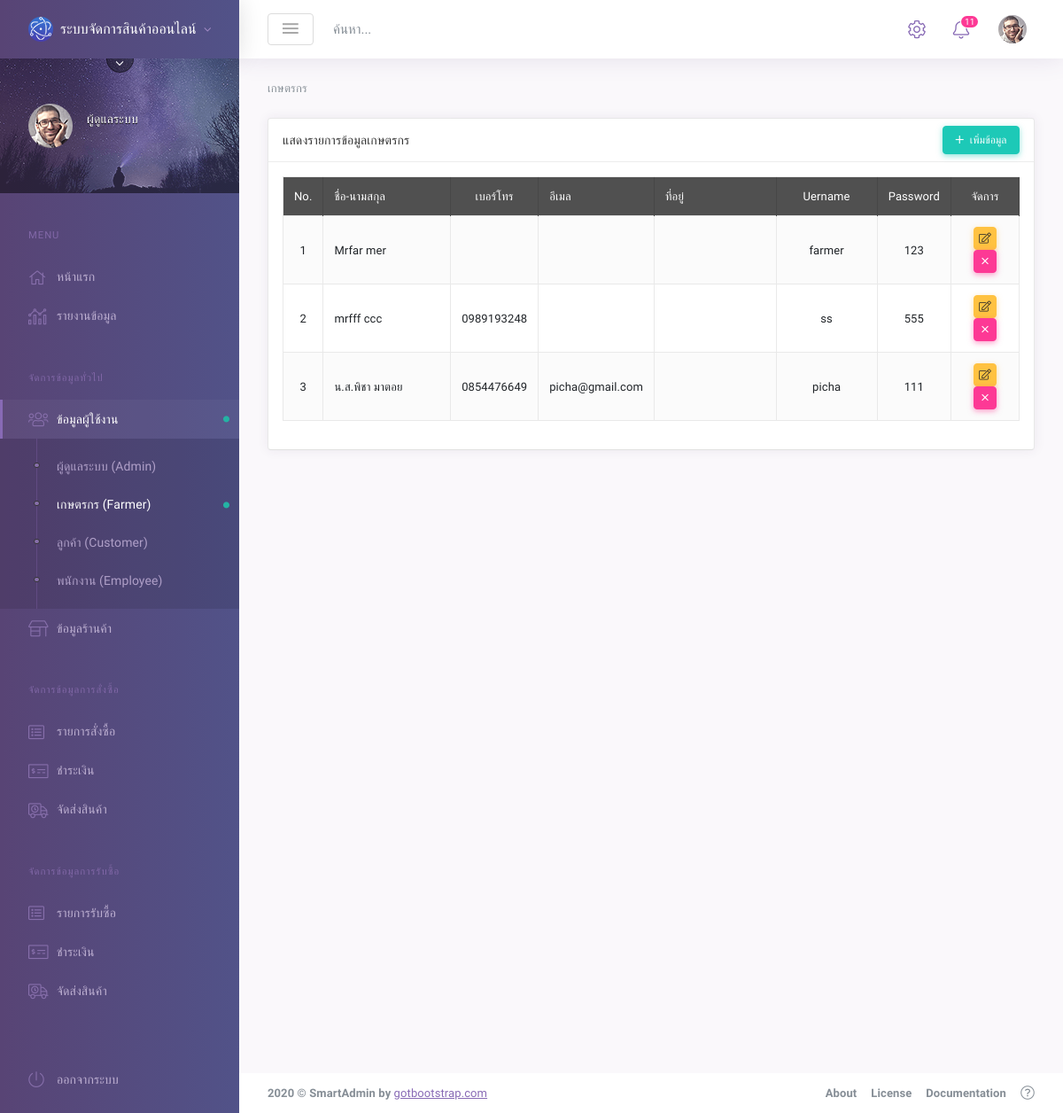
The app's page /role_admin/account.php?account&status=1, older data.
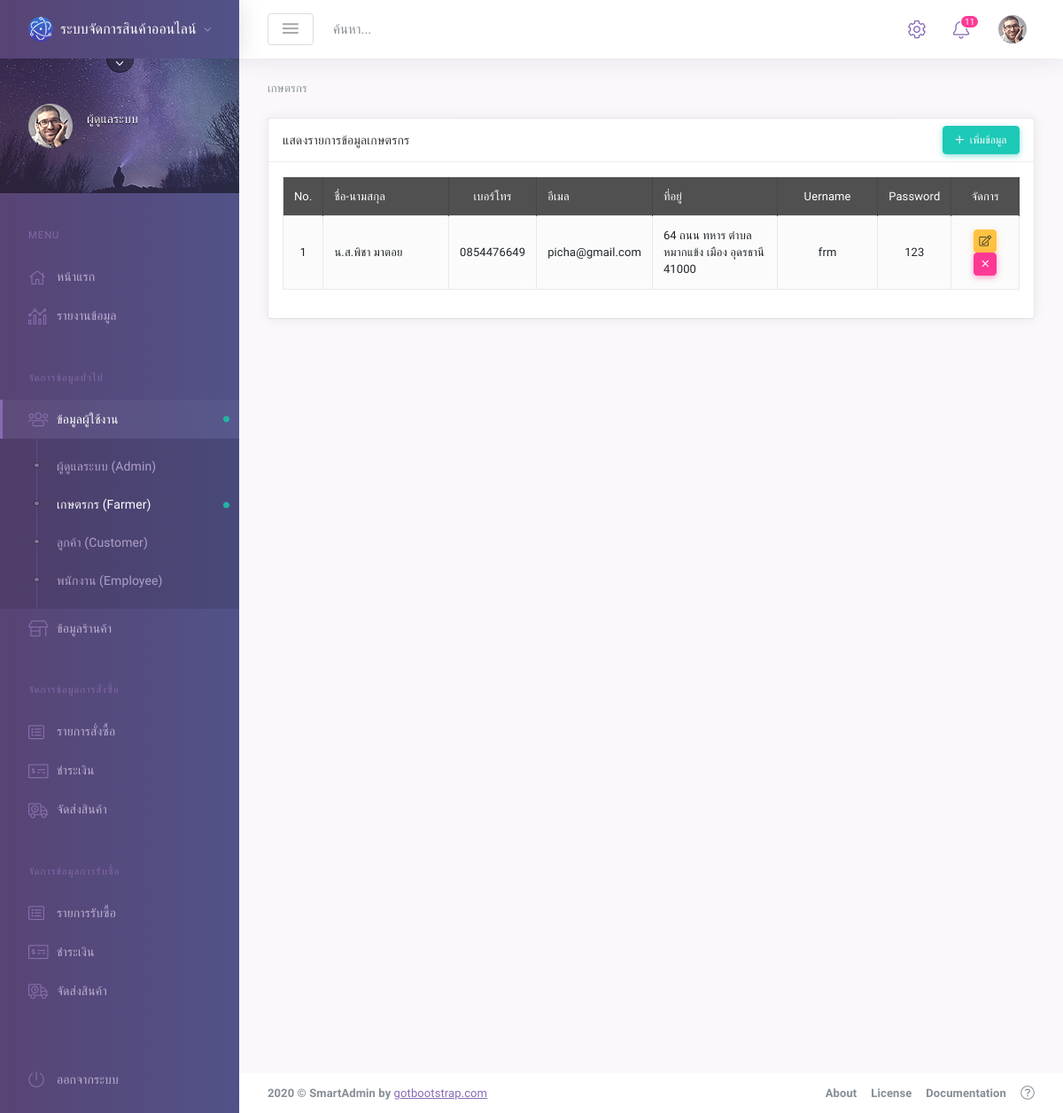
The same page, newer data.
### tables this page shows
CREATE TABLE `account` (
  `id` int(11) NOT NULL COMMENT 'รหัส',
  `phone` varchar(10) NOT NULL COMMENT 'เบอร์โทร',
  `user` varchar(50) NOT NULL COMMENT 'username',
  `pass` varchar(50) NOT NULL COMMENT 'password',
  `status` int(11) DEFAULT NULL COMMENT 'สถานะ 0=admin 1=เกษตกร 2=ลูกค้า',
  `pkname` varchar(50) DEFAULT NULL COMMENT 'คำนำหน้า',
  `fname` varchar(250) DEFAULT NULL COMMENT 'ชื่อ',
  `lname` varchar(250) DEFAULT NULL COMMENT 'นามสกุล',
  `email` varchar(250) DEFAULT NULL COMMENT 'อีเมล',
  `address` varchar(2500) DEFAULT NULL COMMENT 'ที่อยู่',
  `save_time` timestamp NOT NULL DEFAULT current_timestamp() COMMENT 'เวลาบันทึก'
);

### role_admin/include/active.inc.php (called while the page is built, shortened)
<?php
if (isset($_GET['account'])) {
    $account = 'active';
    if ($_GET['status'] === '0') {
        $status0 = 'active';
    } else if ($_GET['status'] === '1') {
        $status1 = 'active';
    } else if ($_GET['status'] === '2') {
        $status2 = 'active';
    } else {
        $status3 = 'active';
    }
}

### role_admin/account.php (the view, shortened to what this page needs)
<?php
require_once('../database/condb.inc.php');
$check_status = $_GET['status'];
if ($check_status == 0) {
    $show_name = 'ผู้ดูแลระบบ';
} else if ($check_status == 1) {
    $show_name = 'เกษตรกร';
} else if ($check_status == 2) {
    $show_name = 'ลูกค้า';
} else if ($check_status == 3) {
    $show_name = 'พนักงาน';
} else {
    $show_name = 'เกิดข้อผิดพลาด';
}
$select = $conn->prepare("SELECT * FROM account WHERE status=? ORDER BY id ASC");
$select->bindParam(1, $check_status);
$select->execute();
?>
<!DOCTYPE html>
<html lang="en">
<head>
    <link id="vendorsbundle" rel="stylesheet" media="screen, print" href="../assets/dist/css/vendors.bundle.css">
    <link id="appbundle" rel="stylesheet" media="screen, print" href="../assets/dist/css/app.bundle.css">
    <link id="mytheme" rel="stylesheet" media="screen, print" href="#">
    <link id="myskin" rel="stylesheet" media="screen, print" href="../assets/dist/css/skins/skin-master.css">
    <link rel="stylesheet" media="screen, print" href="../assets/dist/css/datagrid/datatables/datatables.bundle.css">
    <link rel="stylesheet" href="include/style.css">
</head>
<body class="mod-bg-1 mod-nav-link ">
    <div class="page-wrapper">
        <div class="page-inner">
            <?php include('include/menu_left.inc.php'); ?>
            <div class="page-content-wrapper">
                <?php include('include/menu_top.inc.php'); ?>
                <main id="js-page-content" role="main" class="page-content">
                    <ol class="breadcrumb page-breadcrumb">
                        <li class="breadcrumb-item active"> <?= $show_name; ?> </li>
                    </ol>
                    <div class="row">
                        <div class="col-xl-12">
                            <div id="panel-1" class="panel">
                                <div class="panel-hdr">
                                    <h2>
                                        แสดงรายการข้อมูล<?= $show_name; ?>
                                    </h2>
                                    <div class="panel-toolbar">
                                        <button type="button" class="btn btn-sm btn-success waves-effect waves-themed" data-toggle="modal" data-target="#add-modal"><span class="fal fa-plus mr-1"></span> เพิ่มข้อมูล</button>
                                    </div>
                                </div>
                                <div class="panel-container show">
                                    <div class="panel-content">
                                        <table id="dt-basic-example" class="table table-bordered table-hover table-striped w-100">
                                            <thead class="bg-dark text-white">
                                                <tr>
                                                    <th style="width:5%; text-align: center; vertical-align: middle;">No.</th>
                                                    <th style="width:20%; vertical-align: middle;">ชื่อ-นามสกุล</th>
                                                    <th style="width:10%; text-align: center; vertical-align: middle;">เบอร์โทร</th>
                                                    <th style="width:10%; vertical-align: middle;">อีเมล</th>
                                                    <th style="width:20%; vertical-align: middle;">ที่อยู่</th>
                                                    <th style="width:15%; text-align: center; vertical-align: middle;">Uername</th>
                                                    <th style="width:10%; text-align: center; vertical-align: middle;">Password</th>
                                                    <th style="width:15%; text-align: center; vertical-align: middle;">จัดการ</th>
                                                </tr>
                                            </thead>
                                            <tbody>
                                                <?php
                                                $i = 1;
                                                while ($row = $select->fetch(PDO::FETCH_ASSOC)) {
                                                    $fullname = $row['pkname'] . $row['fname'] . '  ' . $row['lname'];
                                                ?>
                                                    <tr>
                                                        <td style="text-align: center; vertical-align: middle;"><?= $i++; ?></td>
                                                        <td style="vertical-align: middle;"><?= $fullname; ?></td>
                                                        <td style="text-align: center; vertical-align: middle;"><?= $row['phone']; ?></td>
                                                        <td style="vertical-align: middle;"><?= $row['email']; ?></td>
                                                        <td style="vertical-align: middle;"><?= $row['address']; ?></td>
                                                        <td style="text-align: center; vertical-align: middle;"><?= $row['user']; ?></td>
                                                        <td style="text-align: center; vertical-align: middle;"><?= $row['pass']; ?></td>
                                                        <td style="text-align: center; vertical-align: middle;">
                                                            <button type="button" class="btn btn-warning btn-sm btn-icon waves-effect waves-themed" data-toggle="modal" data-target="#edit-modal<?= $row['id']; ?>"><i class="fal fa-edit"></i></button>
                                                            <button type="button" class="btn btn-danger btn-sm btn-icon waves-effect waves-themed" data-toggle="modal" data-target="#del-modal<?= $row['id']; ?>"><i class="fal fa-times"></i></button>
                                                        </td>
                                                    </tr>
                                                <?php } ?>
                                            </tbody>
                                        </table>
                                    </div>
                                </div>
                            </div>
                        </div>
                    </div>
                </main>
                <?php include('include/footer.inc.php'); ?>
            </div>
        </div>
    </div>
</body>
</html>

### role_admin/include/menu_left.inc.php (shortened to what this page needs)
<?php require_once('active.inc.php'); ?>
<aside class="page-sidebar">
    <div class="page-logo">
        <a href="#" class="page-logo-link press-scale-down d-flex align-items-center position-relative" data-toggle="modal" data-target="#modal-shortcut">
            <img src="../assets/dist/img/logo.png" alt="" aria-roledescription="logo">
            <span class="page-logo-text mr-1">ระบบจัดการสินค้าออนไลน์</span>
            <i class="fal fa-angle-down d-inline-block ml-1 fs-lg color-primary-300"></i>
        </a>
    </div>
    <nav id="js-primary-nav" class="primary-nav" role="navigation">
        <div class="info-card">
            <img src="../assets/dist/img/demo/avatars/avatar-admin.png" class="profile-image rounded-circle" alt="Dr. Codex Lantern">
            <div class="info-card-text">
                <a href="#" class="d-flex align-items-center text-white">
                    <span class="text-truncate text-truncate-sm d-inline-block">
                        ผู้ดูแลระบบ
                    </span>
                </a>
            </div>
            <img src="../assets/dist/img/card-backgrounds/cover-2-lg.png" class="cover" alt="cover">
            <a href="#" onclick="return false;" class="pull-trigger-btn" data-action="toggle" data-class="list-filter-active" data-target=".page-sidebar" data-focus="nav_filter_input">
                <i class="fal fa-angle-down"></i>
            </a>
        </div>
        <ul id="js-nav-menu" class="nav-menu">
            <li class="nav-title">Menu</li>
            <li class="<?= $main; ?>">
                <a href="index.php?main" title="" data-filter-tags="">
                    <i class="fal fa-home"></i><span class="nav-link-text" data-i18n="">หน้าแรก</span>
                </a>
            </li>
            <li class="<?= $dashboard; ?>">
                <a href="dashboard.php?dashboard" title="" data-filter-tags="">
                    <i class="fal fa-analytics"></i><span class="nav-link-text" data-i18n="">รายงานข้อมูล</span>
                </a>
            </li>
            <li class="nav-title">จัดการข้อมูลทั่วไป</li>
            <li class="<?= $account; ?>">
                <a href="#" title="" data-filter-tags="">
                    <i class="fal fa-users"></i>
                    <span class="nav-link-text" data-i18n="">ข้อมูลผู้ใช้งาน</span>
                </a>
                <ul>
                    <li class="<?= $status0; ?>">
                        <a href="account.php?account&status=0" title="" data-filter-tags="">
                            <span class="nav-link-text" data-i18n="">ผู้ดูแลระบบ (Admin)</span>
                        </a>
                    </li>
                    <li class="<?= $status1; ?>">
                        <a href="account.php?account&status=1" title="" data-filter-tags="">
                            <span class="nav-link-text" data-i18n="">เกษตรกร (Farmer)</span>
                        </a>
                    </li>
                    <li class="<?= $status2; ?>">
                        <a href="account.php?account&status=2" title="" data-filter-tags="">
                            <span class="nav-link-text" data-i18n="">ลูกค้า (Customer)</span>
                        </a>
                    </li>
                    <li class="<?= $status3; ?>">
                        <a href="account.php?account&status=3" title="" data-filter-tags="">
                            <span class="nav-link-text" data-i18n="">พนักงาน (Employee)</span>
                        </a>
                    </li>
                </ul>
            </li>
            <li class="<?= $manage; ?>">
                <a href="#" title="" data-filter-tags="">
                    <i class="fal fa-store-alt"></i>
                    <span class="nav-link-text" data-i18n="">ข้อมูลร้านค้า</span>
                </a>
            </li>
            <li class="nav-title">จัดการข้อมูลการสั่งซื้อ</li>
            <li class="<?= $order; ?>">
                <a href="order.php?order" title="" data-filter-tags="">
                    <i class="fal fa-list-alt"></i><span class="nav-link-text" data-i18n="">รายการสั่งซื้อ</span>
                </a>
            </li>
            <li class="<?= $payment_order; ?>">
                <a href="payment_order.php?payment_order" title="" data-filter-tags="">
                    <i class="fal fa-money-check-alt"></i><span class="nav-link-text" data-i18n="">ชำระเงิน</span>
                </a>
            </li>
            <li class="<?= $send_order; ?>">
                <a href="send_order.php?send_order" title="" data-filter-tags="">
                    <i class="fal fa-shipping-timed"></i><span class="nav-link-text" data-i18n="">จัดส่งสินค้า</span>
                </a>
            </li>
            <li class="nav-title">จัดการข้อมูลการรับซื้อ</li>
            <li class="<?= $order_buy; ?>">
                <a href="order_buy.php?order_buy" title="" data-filter-tags="">
                    <i class="fal fa-list-alt"></i><span class="nav-link-text" data-i18n="">รายการรับซื้อ</span>
                </a>
            </li>
            <li class="<?= $payment_order_buy; ?>">
                <a href="payment_order_buy.php?payment_order_buy" title="" data-filter-tags="">
                    <i class="fal fa-money-check-alt"></i><span class="nav-link-text" data-i18n="">ชำระเงิน</span>
                </a>
            </li>
            <li class="<?= $send_order_buy; ?>">
                <a href="send_order_buy.php?send_order_buy" title="" data-filter-tags="">
                    <i class="fal fa-shipping-timed"></i><span class="nav-link-text" data-i18n="">จัดส่งสินค้า</span>
                </a>
            </li>
            <li class="nav-title"></li>
            <li>
                <a href="../../logout.php" title="" data-filter-tags="">
                    <i class="fal fa-power-off"></i><span class="nav-link-text" data-i18n="">ออกจากระบบ</span>
                </a>
            </li>
        </ul>
    </nav>
</aside>

### role_admin/include/menu_top.inc.php (shortened to what this page needs)
<header class="page-header" role="banner">
    <div class="hidden-md-down dropdown-icon-menu position-relative">
        <a href="#" class="header-btn btn js-waves-off" data-action="toggle" data-class="nav-function-hidden" title="Hide Navigation">
            <i class="ni ni-menu"></i>
        </a>
    </div>
    <div class="search">
        <form class="app-forms hidden-xs-down" role="search" action="page_search.html" autocomplete="off">
            <input type="text" id="search-field" placeholder="ค้นหา..." class="form-control" tabindex="1">
        </form>
    </div>
    <div class="ml-auto d-flex">
        <div class="hidden-md-down">
            <a href="#" class="header-icon" data-toggle="modal" data-target=".js-modal-settings">
                <i class="fal fa-cog"></i>
            </a>
        </div>
        <div>
            <a href="#" class="header-icon" data-toggle="dropdown" title="You got 11 notifications">
                <i class="fal fa-bell"></i>
                <span class="badge badge-icon">11</span>
            </a>
        </div>
        <div>
            <a href="#" data-toggle="dropdown" title="drlantern@gotbootstrap.com" class="header-icon d-flex align-items-center justify-content-center ml-2">
                <img src="../assets/dist/img/demo/avatars/avatar-admin.png" class="profile-image rounded-circle" alt="Dr. Codex Lantern">
            </a>
        </div>
    </div>
</header>

### role_admin/include/footer.inc.php (shortened to what this page needs)
<footer class="page-footer" role="contentinfo">
    <div class="d-flex align-items-center flex-1 text-muted">
        <span class="hidden-md-down fw-700">2020 © SmartAdmin by&nbsp;<a href='https://www.gotbootstrap.com' class='text-primary fw-500' title='gotbootstrap.com' target='_blank'>gotbootstrap.com</a></span>
    </div>
    <div>
        <ul class="list-table m-0">
            <li><a href="intel_introduction.html" class="text-secondary fw-700">About</a></li>
            <li class="pl-3"><a href="info_app_licensing.html" class="text-secondary fw-700">License</a></li>
            <li class="pl-3"><a href="info_app_docs.html" class="text-secondary fw-700">Documentation</a></li>
            <li class="pl-3 fs-xl"><a href="https://wrapbootstrap.com/user/MyOrange" class="text-secondary" target="_blank"><i class="fal fa-question-circle" aria-hidden="true"></i></a></li>
        </ul>
    </div>
</footer>

### role_admin/include/style.css (style rules this page uses)
* { font-family: 'Kanit', sans-serif; box-sizing: border-box; }

Row changes from the older to the newer data that the page shows:
removed account: fullname "Mrfar mer", user "farmer", pass "123"
removed account: fullname "mrfff ccc", phone "0989193248", user "ss", pass "555"
changed account "น.ส.พิชา มาตอย": address (not shown) → "64 ถนน ทหาร ตำบลหมากแข้ง เมือง อุดรธานี 41000"; user "picha" → "frm"; pass "111" → "123"
